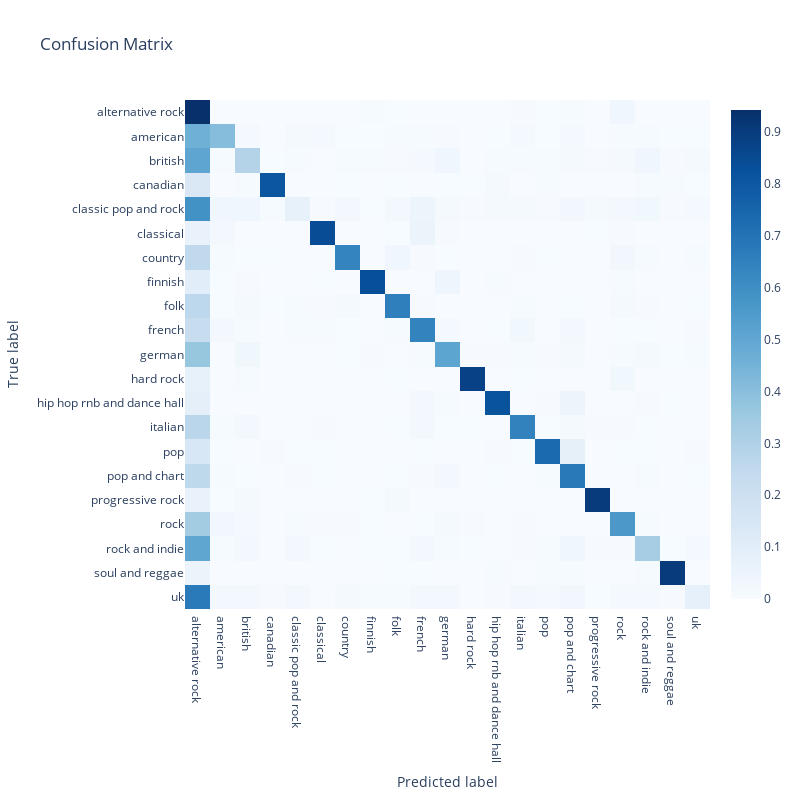

This figure's notebook cell:
### Markdown cell above
### Plotting the confusion matix for the second model

### Code cell
plot_confusion_matrix(y_test.argmax(1), y_pred_lstm.argmax(1), classes=tag_mbz_filtered, normalize=True)

### Figure 1 — Plotly figure (JSON) as saved in the notebook; plotly's stock layout.template omitted (floating-point values rounded to 4 significant figures; data arrays with more than 128 entries replaced by an {"elided": "..."} marker saying what was removed)
{"data": [{"colorscale": [[0, "rgb(247,251,255)"], [0.125, "rgb(222,235,247)"], [0.25, "rgb(198,219,239)"], [0.375, "rgb(158,202,225)"], [0.5, "rgb(107,174,214)"], [0.625, "rgb(66,146,198)"], [0.75, "rgb(33,113,181)"], [0.875, "rgb(8,81,156)"], [1, "rgb(8,48,107)"]], "type": "heatmap", "x": ["alternative rock", "american", "british", "canadian", "classic pop and rock", "classical", "country", "finnish", "folk", "french", "german", "hard rock", "hip hop rnb and dance hall", "italian", "pop", "pop and chart", "progressive rock", "rock", "rock and indie", "soul and reggae", "uk"], "y": ["uk", "soul and reggae", "rock and indie", "rock", "progressive rock", "pop and chart", "pop", "italian", "hip hop rnb and dance hall", "hard rock", "german", "french", "folk", "finnish", "country", "classical", "classic pop and rock", "canadian", "british", "american", "alternative rock"], "z": {"elided": "21x21 float values"}}], "layout": {"height": 800, "title": {"text": "Confusion Matrix"}, "width": 800, "xaxis": {"autorange": true, "range": [-0.5, 20.5], "title": {"text": "Predicted label"}, "type": "category"}, "yaxis": {"autorange": true, "range": [-0.5, 20.5], "title": {"text": "True label"}, "type": "category"}}}
